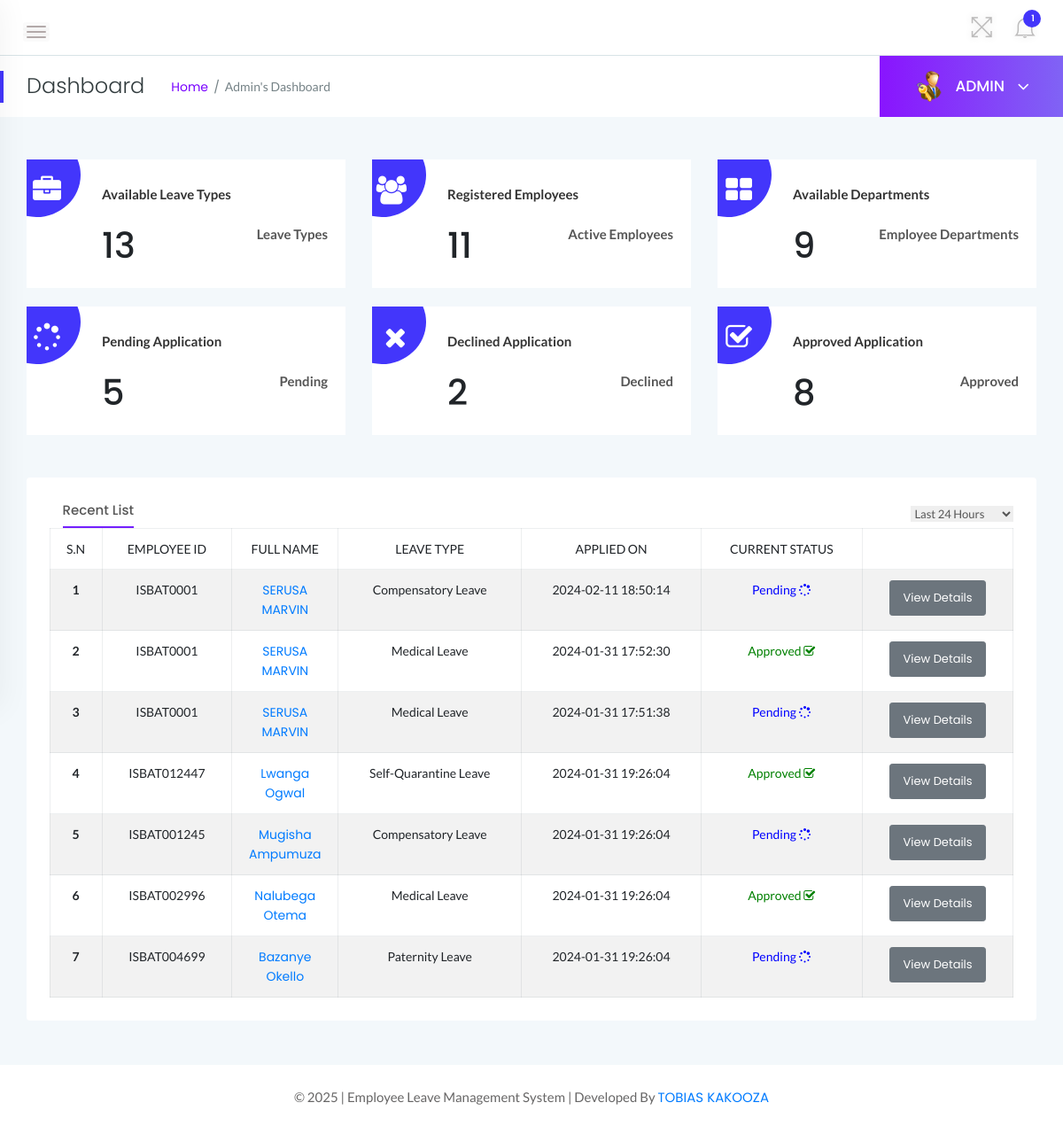
Screenshot of /admin/dashboard.php (signed in) with the database file from the repository.
### tables this page shows
CREATE TABLE `tblleaves` (
  `id` int(11) NOT NULL AUTO_INCREMENT,
  `LeaveType` varchar(110) NOT NULL,
  `ToDate` varchar(120) NOT NULL,
  `FromDate` varchar(120) NOT NULL,
  `Description` mediumtext NOT NULL,
  `PostingDate` timestamp NOT NULL DEFAULT current_timestamp(),
  `AdminRemark` mediumtext DEFAULT NULL,
  `AdminRemarkDate` varchar(120) DEFAULT NULL,
  `Status` int(1) NOT NULL,
  `IsRead` int(1) NOT NULL,
  `empid` int(11) DEFAULT NULL,
  PRIMARY KEY (`id`),
  KEY `UserEmail` (`empid`)
);

CREATE TABLE `tblemployees` (
  `id` int(11) NOT NULL AUTO_INCREMENT,
  `EmpId` varchar(100) NOT NULL,
  `FirstName` varchar(150) NOT NULL,
  `LastName` varchar(150) NOT NULL,
  `EmailId` varchar(200) NOT NULL,
  `Password` varchar(180) NOT NULL,
  `Gender` varchar(100) NOT NULL,
  `Dob` varchar(100) NOT NULL,
  `Department` varchar(255) NOT NULL,
  `Address` varchar(255) NOT NULL,
  `City` varchar(200) NOT NULL,
  `Country` varchar(150) NOT NULL,
  `Phonenumber` char(11) NOT NULL,
  `Status` int(1) NOT NULL,
  `RegDate` timestamp NOT NULL DEFAULT current_timestamp(),
  PRIMARY KEY (`id`)
);

### admin/dashboard.php (the view, shortened to what this page needs)
<?php
    if(strlen($_SESSION['alogin'])==0){
        header('location:index.php');
    } else {
?>
<!doctype html>
<html class="no-js" lang="en">
<head>
    <link rel="stylesheet" href="../assets/css/bootstrap.min.css">
    <link rel="stylesheet" href="../assets/css/font-awesome.min.css">
    <link rel="stylesheet" href="../assets/css/themify-icons.css">
    <link rel="stylesheet" href="../assets/css/metisMenu.css">
    <link rel="stylesheet" href="../assets/css/owl.carousel.min.css">
    <link rel="stylesheet" href="../assets/css/slicknav.min.css">
    <link rel="stylesheet" href="https://www.amcharts.com/lib/3/plugins/export/export.css" type="text/css" media="all" />
    <link rel="stylesheet" href="../assets/css/typography.css">
    <link rel="stylesheet" href="../assets/css/default-css.css">
    <link rel="stylesheet" href="../assets/css/styles.css">
    <link rel="stylesheet" href="../assets/css/responsive.css">
</head>
<body>
    <div class="page-container">
        <div class="main-content">
            <div class="header-area">
                <div class="row align-items-center">
                    <div class="col-md-6 col-sm-8 clearfix">
                        <div class="nav-btn pull-left">
                            <span></span>
                            <span></span>
                            <span></span>
                        </div>
                    </div>
                    <div class="col-md-6 col-sm-4 clearfix">
                        <ul class="notification-area pull-right">
                            <li id="full-view"><i class="ti-fullscreen"></i></li>
                            <?php include '../includes/admin-notification.php'?>
                        </ul>
                    </div>
                </div>
            </div>
            <div class="page-title-area">
                <div class="row align-items-center">
                    <div class="col-sm-6">
                        <div class="breadcrumbs-area clearfix">
                            <h4 class="page-title pull-left">Dashboard</h4>
                            <ul class="breadcrumbs pull-left">
                                <li><a href="dashboard.php">Home</a></li>
                                <li><span>Admin's Dashboard</span></li>
                            </ul>
                        </div>
                    </div>
                    <div class="col-sm-6 clearfix">
                        <div class="user-profile pull-right">
                            <img class="avatar user-thumb" src="../assets/images/admin.png" alt="avatar">
                            <h4 class="user-name dropdown-toggle" data-toggle="dropdown">ADMIN <i class="fa fa-angle-down"></i></h4>
                        </div>
                    </div>
                </div>
            </div>
            <div class="main-content-inner">
                <div class="sales-report-area mt-5 mb-5">
                    <div class="row">
                        <div class="col-md-4">
                            <div class="single-report mb-xs-30">
                                <div class="s-report-inner pr--20 pt--30 mb-3">
                                    <div class="icon"><i class="fa fa-briefcase"></i></div>
                                    <div class="s-report-title d-flex justify-content-between">
                                        <h4 class="header-title mb-0">Available Leave Types</h4>
                                    </div>
                                    <div class="d-flex justify-content-between pb-2">
                                        <h1><?php include 'counters/leavetype-counter.php'?></h1>
                                        <span>Leave Types</span>
                                    </div>
                                </div>
                            </div>
                        </div>
                        <div class="col-md-4">
                            <div class="single-report mb-xs-30">
                                <div class="s-report-inner pr--20 pt--30 mb-3">
                                    <div class="icon"><i class="fa fa-users"></i></div>
                                    <div class="s-report-title d-flex justify-content-between">
                                        <h4 class="header-title mb-0">Registered Employees</h4>
                                    </div>
                                    <div class="d-flex justify-content-between pb-2">
                                        <h1><?php include 'counters/emp-counter.php'?></h1>
                                        <span>Active Employees</span>
                                    </div>
                                </div>
                            </div>
                        </div>
                        <div class="col-md-4">
                            <div class="single-report">
                                <div class="s-report-inner pr--20 pt--30 mb-3">
                                    <div class="icon"><i class="fa fa-th-large"></i></div>
                                    <div class="s-report-title d-flex justify-content-between">
                                        <h4 class="header-title mb-0">Available Departments</h4>
                                    </div>
                                    <div class="d-flex justify-content-between pb-2">
                                        <h1><?php include 'counters/dept-counter.php'?></h1>
                                        <span>Employee Departments</span>
                                    </div>
                                </div>
                            </div>
                        </div>
                    </div>
                    <br>
                    <div class="row">
                        <div class="col-md-4">
                            <div class="single-report mb-xs-30">
                                <div class="s-report-inner pr--20 pt--30 mb-3">
                                    <div class="icon"><i class="fa fa-spinner"></i></div>
                                    <div class="s-report-title d-flex justify-content-between">
                                        <h4 class="header-title mb-0">Pending Application</h4>
                                    </div>
                                    <div class="d-flex justify-content-between pb-2">
                                        <h1><?php include 'counters/pendingapp-counter.php'?></h1>
                                        <span>Pending</span>
                                    </div>
                                </div>
                            </div>
                        </div>
                        <div class="col-md-4">
                            <div class="single-report mb-xs-30">
                                <div class="s-report-inner pr--20 pt--30 mb-3">
                                    <div class="icon"><i class="fa fa-times"></i></div>
                                    <div class="s-report-title d-flex justify-content-between">
                                        <h4 class="header-title mb-0">Declined Application</h4>
                                    </div>
                                    <div class="d-flex justify-content-between pb-2">
                                        <h1><?php include 'counters/declineapp-counter.php'?></h1>
                                        <span>Declined</span>
                                    </div>
                                </div>
                            </div>
                        </div>
                        <div class="col-md-4">
                            <div class="single-report">
                                <div class="s-report-inner pr--20 pt--30 mb-3">
                                    <div class="icon"><i class="fa fa-check-square-o"></i></div>
                                    <div class="s-report-title d-flex justify-content-between">
                                        <h4 class="header-title mb-0">Approved Application</h4>
                                    </div>
                                    <div class="d-flex justify-content-between pb-2">
                                        <h1><?php include 'counters/approvedapp-counter.php'?></h1>
                                        <span>Approved</span>
                                    </div>
                                </div>
                            </div>
                        </div>
                    </div>
                </div>
                <div class="row">
                    <div class="col-12">
                        <div class="card">
                            <div class="card-body">
							<div class="d-sm-flex justify-content-between align-items-center">
                                    <div class="trd-history-tabs">
                                        <ul class="nav" role="tablist">
                                            <li>
                                                <a class="active" data-toggle="tab" href="dashboard.php" role="tab">Recent List</a>
                                            </li>
                                        </ul>
                                    </div>
                                    <select class="custome-select border-0 pr-3">
                                        <option selected>Last 24 Hours</option>
                                    </select>
                                </div>
                                        <div class="single-table">
                                            <div class="table-responsive">
                                                <table class="table table-hover table-bordered table-striped progress-table text-center">
                                                <thead class="text-uppercase">
                                                <tr>
                                                        <td>S.N</td>
                                                        <td>Employee ID</td>
                                                        <td width="120">Full Name</td>
                                                        <td>Leave Type</td>
                                                        <td>Applied On</td>
                                                        <td>Current Status</td>
                                                        <td></td>
                                                    </tr>
                                                </thead>
                                                <tbody>
                                                <?php
                                                    $sql = "SELECT tblleaves.id as lid,tblemployees.FirstName,tblemployees.LastName,tblemployees.EmpId,tblemployees.id,tblleaves.LeaveType,tblleaves.PostingDate,tblleaves.Status from tblleaves join tblemployees on tblleaves.empid=tblemployees.id order by lid desc limit 7";
                                                    $query = $dbh -> prepare($sql);
                                                    $query->execute();
                                                    $results=$query->fetchAll(PDO::FETCH_OBJ);
                                                    $cnt=1;
                                                    if($query->rowCount() > 0){
                                                    foreach($results as $result)
                                                    {
                                                ?>
                                        <tr>
                                            <td> <b><?php echo htmlentities($cnt);?></b></td>
                                            <td><?php echo htmlentities($result->EmpId);?></td>
                                            <td><a href="update-employee.php?empid=<?php echo htmlentities($result->id);?>" target="_blank"><?php echo htmlentities($result->FirstName." ".$result->LastName);?></a></td>
                                            <td><?php echo htmlentities($result->LeaveType);?></td>
                                            <td><?php echo htmlentities($result->PostingDate);?></td>
                                            <td><?php $stats=$result->Status;
                                            if($stats==1){
                                             ?>
                                                 <span style="color: green">Approved <i class="fa fa-check-square-o"></i></span>
                                                 <?php } if($stats==2)  { ?>
                                                 <?php } if($stats==0)  { ?>
                                            <span style="color: blue">Pending <i class="fa fa-spinner"></i></span>
                                            <?php } ?>
                                             </td>
                                            <td><a href="employeeLeave-details.php?leaveid=<?php echo htmlentities($result->lid);?>" class="btn btn-secondary btn-sm">View Details</a></td>
                                            </tr>
                                                <?php $cnt++;} }?>
                                            </tbody>
                                                </table>
                                            </div>
                                        </div>
                                        </div>
                        </div>
                    </div>
                </div>
                </div>
            </div>
            <?php include '../includes/footer.php' ?>
        </div>
</body>
</html>
<?php } ?>

### rows the page displays
tblleaves: tblemployees.EmpId "ISBAT0001", tblemployees.FirstName+LastName "SERUSA MARVIN", LeaveType "Compensatory Leave", PostingDate "2024-02-11 18:50:14", Status "Pending"
tblleaves: tblemployees.EmpId "ISBAT0001", tblemployees.FirstName+LastName "SERUSA MARVIN", LeaveType "Medical Leave", PostingDate "2024-01-31 17:52:30", Status "Approved"
tblleaves: tblemployees.EmpId "ISBAT0001", tblemployees.FirstName+LastName "SERUSA MARVIN", LeaveType "Medical Leave", PostingDate "2024-01-31 17:51:38", Status "Pending"
tblleaves: tblemployees.EmpId "ISBAT012447", tblemployees.FirstName+LastName "Lwanga Ogwal", LeaveType "Self-Quarantine Leave", PostingDate "2024-01-31 19:26:04", Status "Approved"
tblleaves: tblemployees.EmpId "ISBAT001245", tblemployees.FirstName+LastName "Mugisha Ampumuza", LeaveType "Compensatory Leave", PostingDate "2024-01-31 19:26:04", Status "Pending"
tblleaves: tblemployees.EmpId "ISBAT002996", tblemployees.FirstName+LastName "Nalubega Otema", LeaveType "Medical Leave", PostingDate "2024-01-31 19:26:04", Status "Approved"
tblleaves: tblemployees.EmpId "ISBAT004699", tblemployees.FirstName+LastName "Bazanye Okello", LeaveType "Paternity Leave", PostingDate "2024-01-31 19:26:04", Status "Pending"

### other values shown
$unreadcount "1"
$leavtypcount "13"
$empcount "11"
$dptcount "9"
$leavtypcount "5"
$leavtypcount "2"
$leavtypcount "8"
